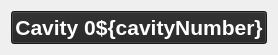
<?xml version="1.0" encoding="UTF-8"?>
<ui version="4.0">
 <class>Form</class>
 <widget class="QWidget" name="Form">
  <property name="geometry">
   <rect>
    <x>0</x>
    <y>0</y>
    <width>237</width>
    <height>44</height>
   </rect>
  </property>
  <property name="windowTitle">
   <string>Form</string>
  </property>
  <layout class="QGridLayout" name="gridLayout">
   <item row="0" column="0">
    <widget class="PyDMRelatedDisplayButton" name="cavityFaultDisplay_Button">
     <property name="font">
      <font>
       <pointsize>16</pointsize>
       <weight>75</weight>
       <bold>true</bold>
      </font>
     </property>
     <property name="mouseTracking">
      <bool>false</bool>
     </property>
     <property name="acceptDrops">
      <bool>false</bool>
     </property>
     <property name="toolTip">
      <string/>
     </property>
     <property name="styleSheet">
      <string notr="true">background-color: rgb(35, 35, 35); 
color: rgb(255, 255, 255);

</string>
     </property>
     <property name="text">
      <string>Cavity 0${cavityNumber}</string>
     </property>
     <property name="default">
      <bool>false</bool>
     </property>
     <property name="flat">
      <bool>false</bool>
     </property>
     <property name="filenames" stdset="0">
      <stringlist>
       <string>../cavityFaultDisplay.py</string>
      </stringlist>
     </property>
     <property name="showIcon" stdset="0">
      <bool>true</bool>
     </property>
     <property name="openInNewWindow" stdset="0">
      <bool>true</bool>
     </property>
    </widget>
   </item>
  </layout>
 </widget>
 <customwidgets>
  <customwidget>
   <class>PyDMRelatedDisplayButton</class>
   <extends>QPushButton</extends>
   <header>pydm.widgets.related_display_button</header>
  </customwidget>
 </customwidgets>
 <resources/>
 <connections/>
</ui>
